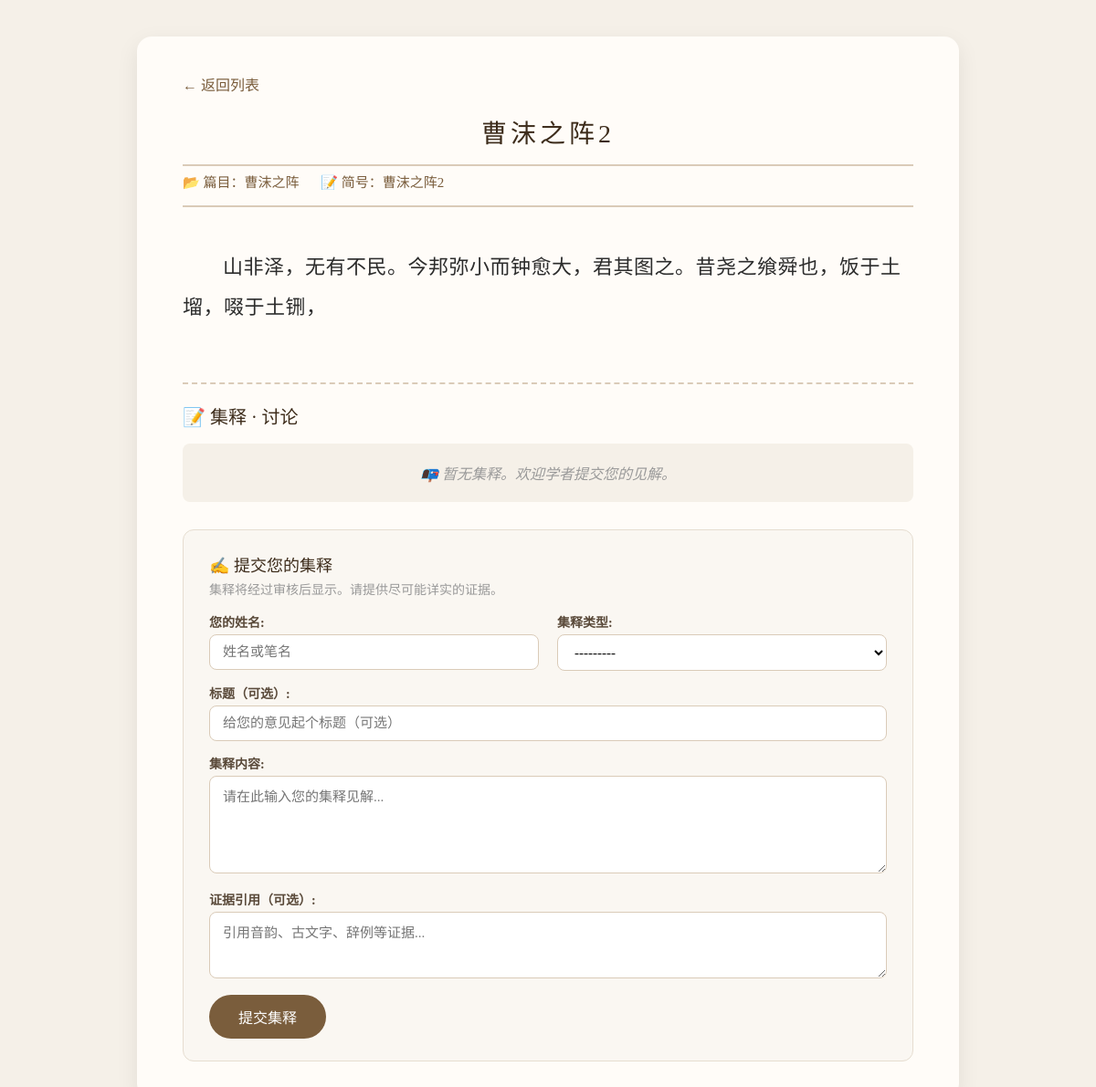
Page /slip/80/ on the earlier database version.
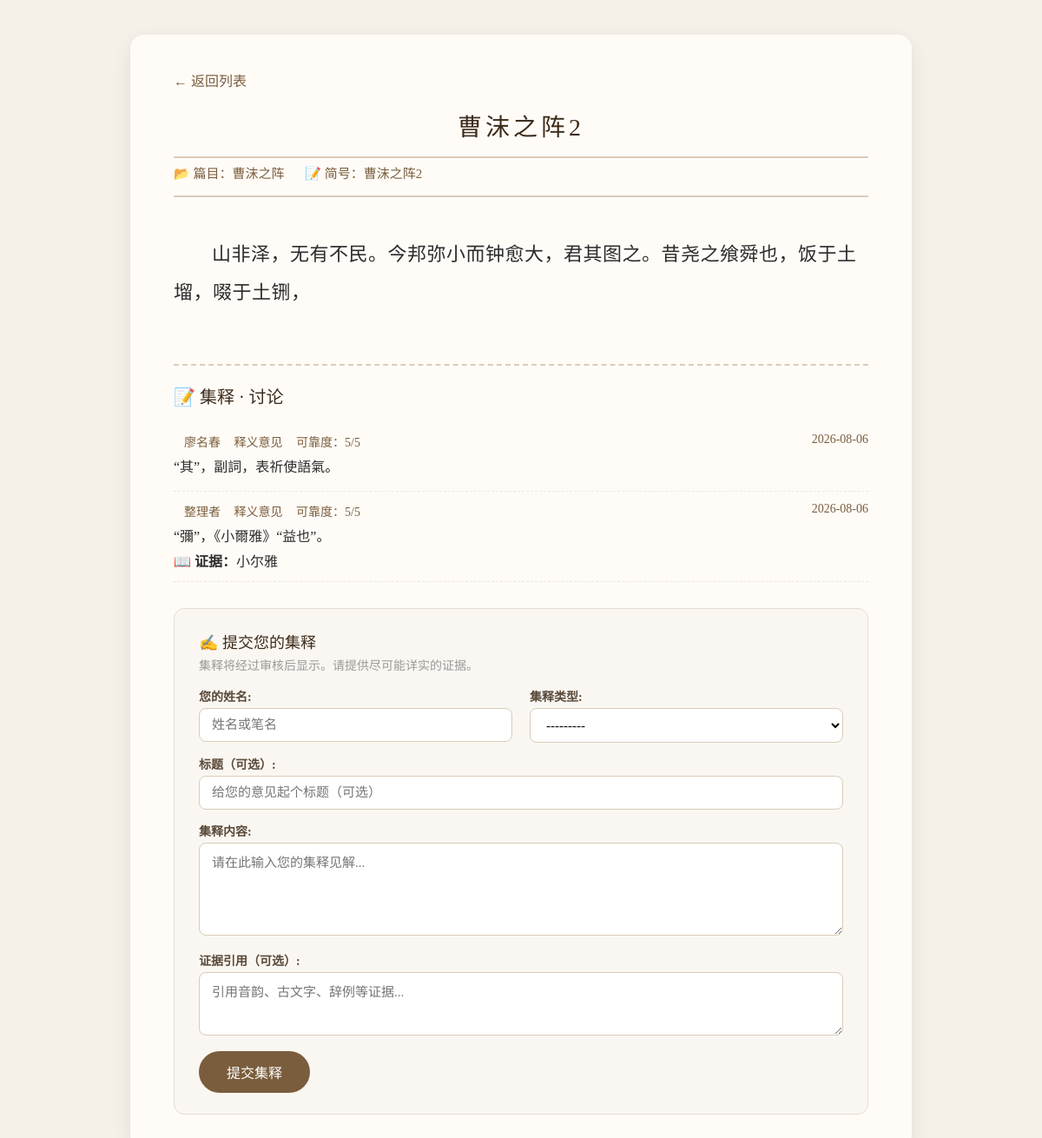
Same page on the later database version.
### texts/models.py (models this page shows, shortened)
class SlipText(models.Model):
    slip_id = models.CharField(max_length=50, verbose_name="简号")
    content = models.TextField(verbose_name="释文")
    chapter = models.ForeignKey('Chapter', on_delete=models.SET_NULL, related_name='slip_texts', null=True, verbose_name="篇目")
    order = models.PositiveIntegerField(default=0, verbose_name="简序")
    source = models.CharField(max_length=200, blank=True, verbose_name="出处")
    parallel_text = models.CharField(max_length=200, blank=True, verbose_name="对读")
    class Meta:
        ordering = ['order']

class Chapter(models.Model):
    title = models.CharField(max_length=100, unique=True, verbose_name="篇名")
    description = models.TextField(blank=True, verbose_name="篇目说明")
    slip_order = models.JSONField(
        default=list,
        blank=True,
        verbose_name="简序",
        help_text="按顺序存储该篇所有简，如 ['41', '1', '37A', '2']"
    )

class Annotation(models.Model):
    TYPE_CHOICES = [
        ('lishi', '隶定意见'),
        ('shiyi', '释义意见'),
        ('yinyun', '音韵证据'),
        ('cixian', '古文献辞例'),
        ('bianlian', '编联意见'),
        ('zonghe', '综合意见'),
        ('qita', '其他'),
    ]
    slip = models.ForeignKey('SlipText', on_delete=models.CASCADE, related_name='annotations', verbose_name="所属竹简")
    annotation_type = models.CharField(max_length=20, choices=TYPE_CHOICES, verbose_name="集释类型")
    title = models.CharField(max_length=200, blank=True, verbose_name="标题")
    content = models.TextField(verbose_name="集释内容")
    evidence = models.TextField(blank=True, verbose_name="证据引用", help_text="所引用的音韵、古文字、辞例等证据")
    author = models.CharField(max_length=100, verbose_name="评论人")
    is_approved = models.BooleanField(default=False, verbose_name="已审核")
    confidence = models.IntegerField(default=0, verbose_name="可靠度", help_text="1-5，数值越高越可靠")
    created_at = models.DateTimeField(auto_now_add=True, verbose_name="发布时间")
    likes = models.IntegerField(default=0, verbose_name="点赞数")
    class Meta:
        ordering = ['-created_at']  # 最新评论在前
        verbose_name = "集释"
        verbose_name_plural = "集释"
    def content_preview(self):
        """后台列表预览用"""
        return self.content[:30] + '...' if len(self.content) > 30 else self.content
    content_preview.short_description = '集释预览'

### texts/views.py (the view)
# urls.py: path('slip/<int:pk>/', views.slip_detail, name='slip_detail'),
def slip_detail(request, pk):
    slip = get_object_or_404(SlipText.objects.select_related('chapter'), pk=pk)
    if request.method == 'POST':
        form = AnnotationForm(request.POST)
        if form.is_valid():
            annotation = form.save(commit=False)
            annotation.slip = slip
            annotation.is_approved = False  # 默认待审核
            annotation.confidence = 1        # 初始可靠度
            annotation.likes = 0
            annotation.save()
            messages.success(request, '✅ 您的集释已提交，等待审核后显示。')
            return redirect('slip_detail', pk=slip.pk)
        else:
            messages.error(request, '❌ 提交失败，请检查表单内容。')
    else:
        form = AnnotationForm()
    annotations = slip.annotations.filter(is_approved=True).order_by('-created_at')
    context = {
        'slip': slip,
        'form': form,
        'annotations': annotations,
    }
    return render(request, 'texts/slip_detail.html', context)

### texts/forms.py
class AnnotationForm(forms.ModelForm):
    class Meta:
        model = Annotation
        fields = ['annotation_type', 'author', 'title', 'content', 'evidence']
        labels = {
            'annotation_type': '集释类型',
            'author': '您的姓名',
            'title': '标题（可选）',
            'content': '集释内容',
            'evidence': '证据引用（可选）',
        }
        widgets = {
            'content': forms.Textarea(attrs={'rows': 5, 'placeholder': '请在此输入您的集释见解...'}),
            'evidence': forms.Textarea(attrs={'rows': 3, 'placeholder': '引用音韵、古文字、辞例等证据...'}),
            'author': forms.TextInput(attrs={'placeholder': '姓名或笔名'}),
            'title': forms.TextInput(attrs={'placeholder': '给您的意见起个标题（可选）'}),
        }

### texts/templates/texts/slip_detail.html (shortened to what this page needs)
<!DOCTYPE html>
<html lang="zh-CN">
<head>
    {% load static %}
    <link rel="stylesheet" href="{% static 'texts/css/style.css' %}">
</head>
<body>
    <div class="detail-container">
        <a href="{% url 'slip_list' %}" class="back-link">← 返回列表</a>
        <div class="detail-header">
            <h1 class="detail-title">{{ slip.slip_id }}</h1>
            <div class="detail-meta">
                <span>📂 篇目：{{ slip.chapter.title|default:"?" }}</span>
                <span>📝 简号：{{ slip.slip_id|default:"?" }}</span>
            </div>
        </div>
        <div class="detail-content">
            {{ slip.content|linebreaksbr }}
        </div>
        <div class="jishi-section">
            <h3>📝 集释 · 讨论</h3>
            <div class="annotations-list">
                {% for anno in annotations %}
                <div class="annotation-item" style="padding: 12px 0; border-bottom: 1px dashed #ede6db;">
                    <div class="annotation-header" style="font-size: 14px; color: #7a5d3c;">
                        <span class="anno-author" style="margin-left: 12px;">{{ anno.author }}</span>
                        <span class="anno-type" style="margin-left: 12px;">{{ anno.get_annotation_type_display }}</span>
                        <span class="anno-confidence" style="margin-left: 12px;">可靠度：{{ anno.confidence }}/5</span>
                        <span class="anno-date" style="margin-left: 12px; float:right">{{ anno.created_at|date:"Y-m-d" }}</span>
                    </div>
                    <div class="anno-content" style="font-size: 16px; line-height: 1.8; margin-top: 6px;">{{ anno.content|linebreaksbr }}</div>
                    {% if anno.evidence %}
                    <div class="anno-evidence">
                        <strong>📖 证据：</strong>{{ anno.evidence|linebreaksbr }}
                    </div>
                    {% endif %}
                </div>
                {% empty %}
                <div class="jishi-placeholder">
                    📭 暂无集释。欢迎学者提交您的见解。
                </div>
                {% endfor %}
            </div>
            <div class="submit-form">
                <h4>✍️ 提交您的集释</h4>
                <p class="form-tip">集释将经过审核后显示。请提供尽可能详实的证据。</p>
                <form method="post" action="">
                    <div class="form-row">
                        <div class="form-field half">
                            {{ form.author.label_tag }}
                            {{ form.author }}
                        </div>
                        <div class="form-field half">
                            {{ form.annotation_type.label_tag }}
                            {{ form.annotation_type }}
                        </div>
                    </div>
                    <div class="form-field">
                        {{ form.title.label_tag }}
                        {{ form.title }}
                    </div>
                    <div class="form-field">
                        {{ form.content.label_tag }}
                        {{ form.content }}
                    </div>
                    <div class="form-field">
                        {{ form.evidence.label_tag }}
                        {{ form.evidence }}
                    </div>
                    <button type="submit" class="submit-btn">提交集释</button>
                </form>
            </div>
        </div>
    </div>
</body>
</html>

### texts/static/texts/css/style.css (style rules this page uses)
* { margin: 0; padding: 0; box-sizing: border-box; }
body { font-family: "Georgia", "KaiTi", "楷体", "Times New Roman", serif; background-color: #f5f0e8; color: #2c2c2c; padding: 40px 20px; }
h1 { font-size: 28px; font-weight: normal; letter-spacing: 4px; color: #3d2c1b; border-bottom: 2px solid #dacbb8; padding-bottom: 16px; margin-bottom: 32px; text-align: center; }
.submit-form { margin-top: 30px; padding: 24px 28px; background-color: #faf7f2; border-radius: 12px; border: 1px solid #e6ddd0; }
.submit-form h4 { font-size: 18px; font-weight: normal; color: #3d2c1b; margin: 0 0 4px 0; }
.form-tip { font-size: 14px; color: #999; margin-bottom: 16px; }
.form-row { display: flex; gap: 20px; flex-wrap: wrap; }
.form-field { margin-bottom: 14px; flex: 1; min-width: 200px; }
.form-field.half { flex: 1 1 45%; }
.form-field label { display: block; font-size: 14px; font-weight: bold; color: #5a4a3a; margin-bottom: 4px; }
.form-field input, .form-field select, .form-field textarea { width: 100%; padding: 10px 14px; font-size: 15px; border: 1px solid #dacbb8; border-radius: 8px; background-color: white; font-family: inherit; box-sizing: border-box; transition: border-color 0.2s; }
.submit-btn { padding: 12px 32px; font-size: 16px; background-color: #7a5d3c; color: white; border: none; border-radius: 30px; cursor: pointer; transition: background-color 0.2s; }

### texts/templates/texts/slip_detail.html (style rules this page uses)
.detail-container { max-width: 900px; margin: 0 auto; padding: 40px 50px; background-color: #fffcf8; border-radius: 16px; box-shadow: 0 8px 24px rgba(0, 0, 0, 0.08); }
.back-link { display: inline-block; margin-bottom: 20px; color: #7a5d3c; text-decoration: none; }
.detail-header { border-bottom: 2px solid #dacbb8; padding-bottom: 16px; margin-bottom: 24px; }
.detail-title { font-size: 28px; font-weight: normal; color: #3d2c1b; margin: 0; }
.detail-meta { font-size: 15px; color: #7a5d3c; margin-top: 6px; }
.detail-meta span { margin-right: 20px; }
.detail-content { font-size: 22px; line-height: 2; font-family: "KaiTi", "楷体", serif; padding: 20px 0; text-indent: 2em; letter-spacing: 0.5px; }
.jishi-section { margin-top: 40px; padding-top: 20px; border-top: 2px dashed #dacbb8; }
.jishi-section h3 { font-size: 20px; font-weight: normal; color: #3d2c1b; margin-bottom: 16px; }

Differences in the rows shown:
added Annotation: author "廖名春", annotation_type "释义意见", confidence "5", created_at "2026-08-06", content "“其”，副詞，表祈使語氣。"
added Annotation: author "整理者", annotation_type "释义意见", confidence "5", created_at "2026-08-06", content "“彌”，《小爾雅》“益也”。", evidence "小尔雅"
Other differences:
text no longer shown: "📭 暂无集释。欢迎学者提交您的见解。"
